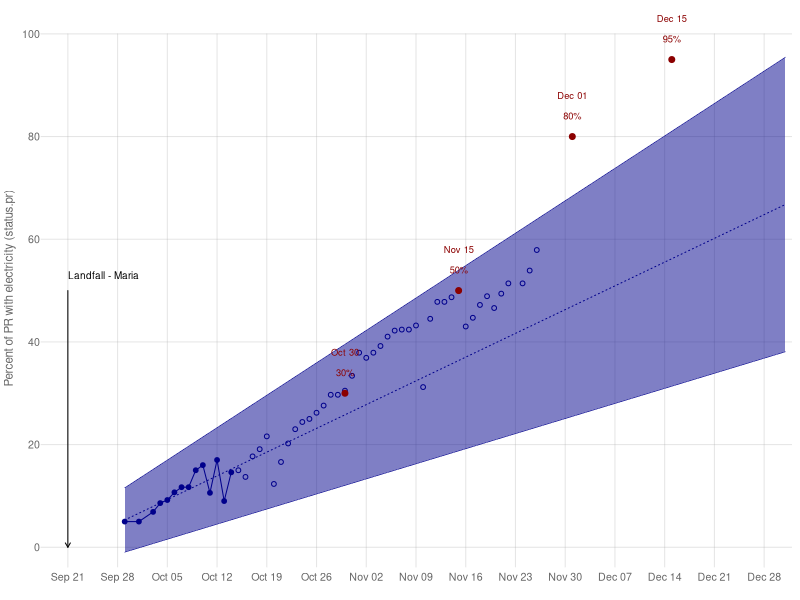

Source code (R):
library(data.table)
library(dplyr)
library(lubridate)
library(stringr)

### dates for plot
x.dates = seq(ymd('2017-09-21'), ymd('2017-12-31'), by='weeks')

### reported data
elec = fread('data/StatusPR.csv') %>%
  mutate(
    yr = '2017',
    date = ymd(paste(yr, Month, Day, sep='-'))) %>%
  arrange(date) %>%
  filter(Resource == 'Electricity')

### targets from Oct 14
targets = data.table(
  date = ymd(c('2017-10-30', '2017-11-15', '2017-12-01', '2017-12-15')),
  target = c(30, 50, 80, 95))

### model expectation on Oct 14
initial.model <- lm(Value ~ date, filter(elec, date <= ymd('2017-10-14')))
#summary(initial.model)
model.coeff = summary(initial.model)$coefficients['date', c('Estimate', 'Std. Error')]
model.coeff[1] - qnorm(0.975) * model.coeff[2]
model.coeff[1] + qnorm(0.975) * model.coeff[2]
initial.preds = predict.lm(initial.model, 
  newdata=data.table(date=c(min(elec$date), ymd('2017-12-31'))),
  se.fit=T, interval='prediction')$fit %>%
  as.data.frame() %>%
  mutate(date = c(min(elec$date), ymd('2017-12-31')))

### plot
plot.elec = function() {
png('figs/Electricity.png', 5, 3, units='in', res=360)
par(mar=c(2, 2.5, 0.5, 0.5), cex=0.8)
plot(x.dates, rep(1, length(x.dates)),
  ylim=c(0, 101),
  type='n', 
  axes=F, xlab='', ylab='')
abline(h=seq(0, 100, by=20), col=adjustcolor('darkgrey', 0.3))
for (x.date in x.dates) {
  lines(rep(x.date, 2), c(-4, 100), col=adjustcolor('darkgrey', 0.3))
}
lines(filter(elec, date <= ymd('2017-10-14')) %>% select(date, Value), 
  col='darkblue')
points(filter(elec, date <= ymd('2017-10-14')) %>% select(date, Value), 
  col='darkblue', pch=19, cex=0.8)
points(filter(elec, ymd('2017-10-14') < date) %>% select(date, Value), 
  col='darkblue', pch=1, cex=0.8)

# prediction
polygon(c(initial.preds$date, rev(initial.preds$date)),
  c(initial.preds$upr, rev(initial.preds$lwr)), 
  border=F, col=adjustcolor('darkblue', 0.5))
lines(select(initial.preds, date, fit), col='darkblue', lty=3)
lines(select(initial.preds, date, lwr), col='darkblue', lty=1, lwd=0.5)
lines(select(initial.preds, date, upr), col='darkblue', lty=1, lwd=0.5)

# targets
points(targets, col='darkred', pch=19)
text(targets$date, targets$target+8, labels=format(targets$date, '%b %d'), 
  col='darkred', pch=19, cex=0.7)
text(targets$date, targets$target+4, labels=paste0(targets$target, '%'), 
  col='darkred', pch=19, cex=0.7)

# landfall
arrows(ymd('2017-09-21'), 50, ymd('2017-09-21'), 0, length=0.05)
#lines(rep(ymd('2017-09-21'), 2), c(0, 50), lwd=1)
text(ymd('2017-09-26'), 53, 'Landfall - Maria', cex=0.75)

# dressing
axis.Date(1, at=x.dates, format="%b %d", col='white', 
  mgp=c(3, 0, 0), col.axis='grey40', cex.axis=0.8)
axis(2, at=seq(0, 100, by=20), las=1, col='white', 
  mgp=c(3, 0, 0), col.axis='grey40', cex.axis=0.8)
mtext('Percent of PR with electricity (status.pr)', 2, line=1.5, col='grey40', cex=0.7)
dev.off()
}
plot.elec()


